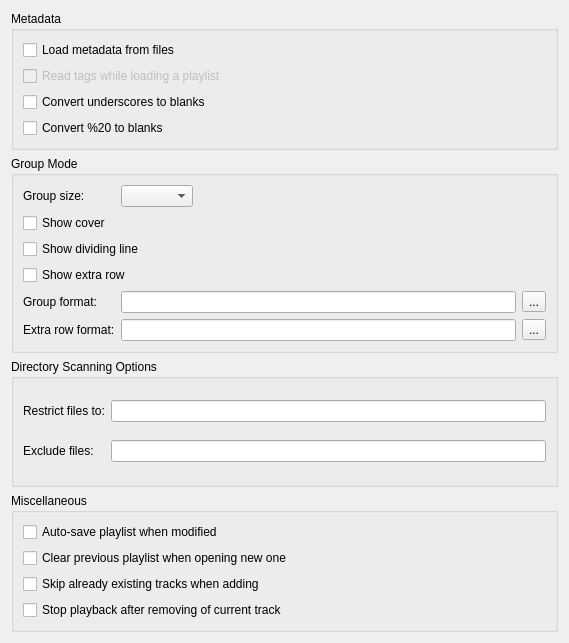
          <widget class="QWidget" name="scrollAreaWidgetContents">
           <property name="geometry">
            <rect>
             <x>0</x>
             <y>0</y>
             <width>569</width>
             <height>643</height>
            </rect>
           </property>
           <layout class="QVBoxLayout" name="verticalLayout_9">
            <item>
             <widget class="QGroupBox" name="groupBox_3">
              <property name="title">
               <string>Metadata</string>
              </property>
              <layout class="QVBoxLayout" name="verticalLayout">
               <item>
                <widget class="QCheckBox" name="metaDataCheckBox">
                 <property name="text">
                  <string>Load metadata from files</string>
                 </property>
                </widget>
               </item>
               <item>
                <widget class="QCheckBox" name="plMetaDataCheckBox">
                 <property name="enabled">
                  <bool>false</bool>
                 </property>
                 <property name="text">
                  <string>Read tags while loading a playlist</string>
                 </property>
                </widget>
               </item>
               <item>
                <widget class="QCheckBox" name="underscoresCheckBox">
                 <property name="text">
                  <string>Convert underscores to blanks</string>
                 </property>
                </widget>
               </item>
               <item>
                <widget class="QCheckBox" name="per20CheckBox">
                 <property name="text">
                  <string>Convert %20 to blanks</string>
                 </property>
                </widget>
               </item>
              </layout>
             </widget>
            </item>
            <item>
             <widget class="QGroupBox" name="groupBox_12">
              <property name="title">
               <string>Group Mode</string>
              </property>
              <layout class="QFormLayout" name="formLayout_2">
               <property name="fieldGrowthPolicy">
                <enum>QFormLayout::ExpandingFieldsGrow</enum>
               </property>
               <item row="0" column="0">
                <widget class="QLabel" name="label_23">
                 <property name="text">
                  <string>Group size:</string>
                 </property>
                </widget>
               </item>
               <item row="0" column="1">
                <widget class="QComboBox" name="linesPerGroupComboBox">
                 <property name="sizePolicy">
                  <sizepolicy hsizetype="Preferred" vsizetype="Fixed">
                   <horstretch>0</horstretch>
                   <verstretch>0</verstretch>
                  </sizepolicy>
                 </property>
                </widget>
               </item>
               <item row="2" column="0" colspan="2">
                <widget class="QCheckBox" name="showDividingLineCheckBox">
                 <property name="text">
                  <string>Show dividing line</string>
                 </property>
                </widget>
               </item>
               <item row="4" column="0">
                <widget class="QLabel" name="label_3">
                 <property name="text">
                  <string>Group format:</string>
                 </property>
                </widget>
               </item>
               <item row="4" column="1">
                <layout class="QHBoxLayout" name="horizontalLayout_2">
                 <item>
                  <widget class="QLineEdit" name="groupLineEdit">
                   <property name="clearButtonEnabled">
                    <bool>true</bool>
                   </property>
                  </widget>
                 </item>
                 <item>
                  <widget class="QToolButton" name="groupButton">
                   <property name="text">
                    <string>...</string>
                   </property>
                  </widget>
                 </item>
                </layout>
               </item>
               <item row="5" column="0">
                <widget class="QLabel" name="extraRowFormatLabel">
                 <property name="text">
                  <string>Extra row format:</string>
                 </property>
                </widget>
               </item>
               <item row="5" column="1">
                <layout class="QHBoxLayout" name="horizontalLayout_3">
                 <item>
                  <widget class="QLineEdit" name="extraRowFormatLineEdit">
                   <property name="clearButtonEnabled">
                    <bool>true</bool>
                   </property>
                  </widget>
                 </item>
                 <item>
                  <widget class="QToolButton" name="extraRowFormatButton">
                   <property name="text">
                    <string>...</string>
                   </property>
                  </widget>
                 </item>
                </layout>
               </item>
               <item row="3" column="0" colspan="2">
                <widget class="QCheckBox" name="showExtraRowCheckBox">
                 <property name="text">
                  <string>Show extra row</string>
                 </property>
                </widget>
               </item>
               <item row="1" column="0" colspan="2">
                <widget class="QCheckBox" name="groupsShowCoverCheckBox">
                 <property name="text">
                  <string>Show cover</string>
                 </property>
                </widget>
               </item>
              </layout>
             </widget>
            </item>
            <item>
             <widget class="QGroupBox" name="groupBox_2">
              <property name="title">
               <string>Directory Scanning Options</string>
              </property>
              <layout class="QGridLayout" name="gridLayout_20">
               <item row="0" column="0">
                <widget class="QLabel" name="label">
                 <property name="text">
                  <string>Restrict files to:</string>
                 </property>
                </widget>
               </item>
               <item row="0" column="1">
                <widget class="QLineEdit" name="dirRestrictLineEdit">
                 <property name="toolTip">
                  <string>A list of file masks separated by comma.</string>
                 </property>
                 <property name="clearButtonEnabled">
                  <bool>true</bool>
                 </property>
                </widget>
               </item>
               <item row="1" column="0">
                <widget class="QLabel" name="label_2">
                 <property name="text">
                  <string>Exclude files:</string>
                 </property>
                </widget>
               </item>
               <item row="1" column="1">
                <widget class="QLineEdit" name="dirExcludeLineEdit">
                 <property name="toolTip">
                  <string>A list of file masks separated by comma.</string>
                 </property>
                 <property name="clearButtonEnabled">
                  <bool>true</bool>
                 </property>
                </widget>
               </item>
              </layout>
             </widget>
            </item>
            <item>
             <widget class="QGroupBox" name="groupBox_4">
              <property name="title">
               <string>Miscellaneous</string>
              </property>
              <layout class="QVBoxLayout" name="verticalLayout_4">
               <item>
                <widget class="QCheckBox" name="autoSavePlayListCheckBox">
                 <property name="text">
                  <string>Auto-save playlist when modified</string>
                 </property>
                </widget>
               </item>
               <item>
                <widget class="QCheckBox" name="clearPrevPLCheckBox">
                 <property name="text">
                  <string>Clear previous playlist when opening new one</string>
                 </property>
                </widget>
               </item>
               <item>
                <widget class="QCheckBox" name="skipExistingTracksCheckBox">
                 <property name="text">
                  <string>Skip already existing tracks when adding</string>
                 </property>
                </widget>
               </item>
               <item>
                <widget class="QCheckBox" name="stopAfterRemovingCheckBox">
                 <property name="text">
                  <string>Stop playback after removing of current track</string>
                 </property>
                </widget>
               </item>
              </layout>
             </widget>
            </item>
           </layout>
          </widget>
